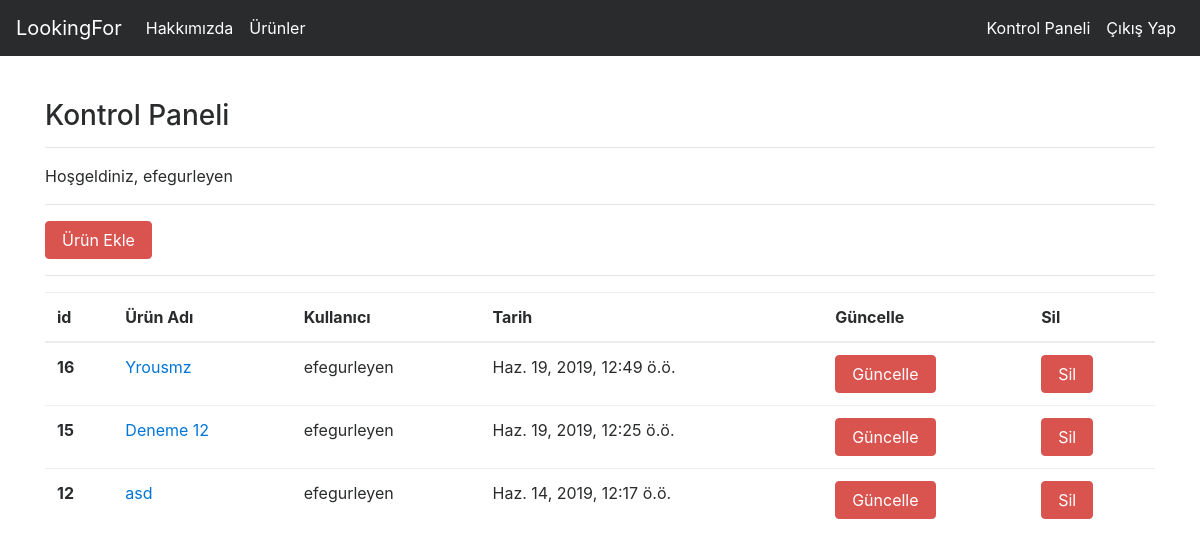
The page /products/dashboard/ (signed in) on the database its author committed.
### product/models.py (models this page shows, shortened)
class Product(models.Model):
    author = models.ForeignKey("auth.User",on_delete = models.CASCADE,verbose_name = "Kullanıcı Adı" )
    title = models.CharField(max_length = 50,verbose_name = "Ürün Adı")
    properties = RichTextField()
    created_date = models.DateTimeField(auto_now_add=True,verbose_name = "İlan Tarihi")
    product_image = models.FileField(blank = True,null = True,verbose_name="Ürün fotoğrafı ekleyin")
    class Meta:
        ordering = ['-created_date']

### product/views.py (the view)
# urls.py: path('dashboard/',views.dashboard,name="dashboard"),
@login_required(login_url="user:login")
def dashboard(request):
    products = Product.objects.filter(author = request.user)
    context = {
        "products":products
    }
    return render(request,"dashboard.html",context)

### templates/dashboard.html
{% extends "layout.html" %}
{% block body %}
<h3>Kontrol Paneli</h3>
<hr>
<p>
    Hoşgeldiniz, {{request.user.username}}
</p>
<hr>
<a class = "btn btn-danger" href = "{% url 'product:addproduct' %}">Ürün Ekle</a>
<hr>
{% if products %}
<table class="table">
        <thead>
          <tr>
            <th scope="col">id</th>
            <th scope="col">Ürün Adı</th>
            <th scope="col">Kullanıcı</th>
            <th scope="col">Tarih</th>
            <th scope="col">Güncelle</th>
            <th scope="col">Sil</th>
          </tr>
        </thead>
        <tbody>
            {% for product in products  %}
            <tr>
                <th scope="row">{{product.id}}</th>
                <td><a href="/products/product/{{product.id}}">{{product.title}}</a></td>
                <td>{{product.author.username}}</td>
                <td>{{product.created_date}}</td>
                <td><a href="/products/update/{{product.id}}" class = "btn btn-danger">Güncelle</a></td>
                <td><a href="/products/delete/{{product.id}}"class = "btn btn-danger">Sil</a></td>
            </tr>
            {% endfor %}
        </tbody>
</table>
{% else %}
<div class = "alert alert-danger">Eklenmiş bir ürün bulunmuyor.</div>
{% endif %}
{% endblock body %}

### templates/layout.html (shortened to what this page needs)
<!DOCTYPE html>
{% load static %}
<html lang="en">
<head>
    <link rel="stylesheet" href="{% static 'css/bootstrap.min.css' %}">
</head>
<body>
    {% include "includes/navbar.html" %}
    <div style = "margin-top : 100px; margin-bottom : 100px;" class = "container">
        {% block body %}
        {% endblock body %}
    </div>
</body>
</html>

### templates/includes/navbar.html (shortened to what this page needs)
<nav class="navbar navbar-toggleable-md navbar-inverse fixed-top bg-inverse">
        <a class="navbar-brand" href="{%url 'index'%}">LookingFor</a>
        <div class="collapse navbar-collapse" id="navbarCollapse">
          <ul class="navbar-nav mr-auto">
            <li class="nav-item active">
              <a class="nav-link" href="{%url 'about'%}">Hakkımızda</a>
            </li>
            <li class="nav-item active">
                <a class="nav-link" href="{%url 'product:products'%}">Ürünler</a>
            </li>
          </ul>
          <ul class="navbar-nav ml-auto">
          {% if request.user.is_authenticated %}
          <li class="nav-item active">
              <a class="nav-link" href="{%url 'product:dashboard'%}">Kontrol Paneli</a>
          </li>
          <li class="nav-item active">
              <a class="nav-link" href="{%url 'user:logout'%}">Çıkış Yap</a>
          </li>
          {% endif %}
          </ul>
        </div>
      </nav>

### rows shown on the page
Product: id "16", title "Yrousmz", author.username "efegurleyen", created_date "Haz. 19, 2019, 12:49 ö.ö."
Product: id "15", title "Deneme 12", author.username "efegurleyen", created_date "Haz. 19, 2019, 12:25 ö.ö."
Product: id "12", title "asd", author.username "efegurleyen", created_date "Haz. 14, 2019, 12:17 ö.ö."

### other values the page prints
{{ request.user.username }} "efegurleyen"
